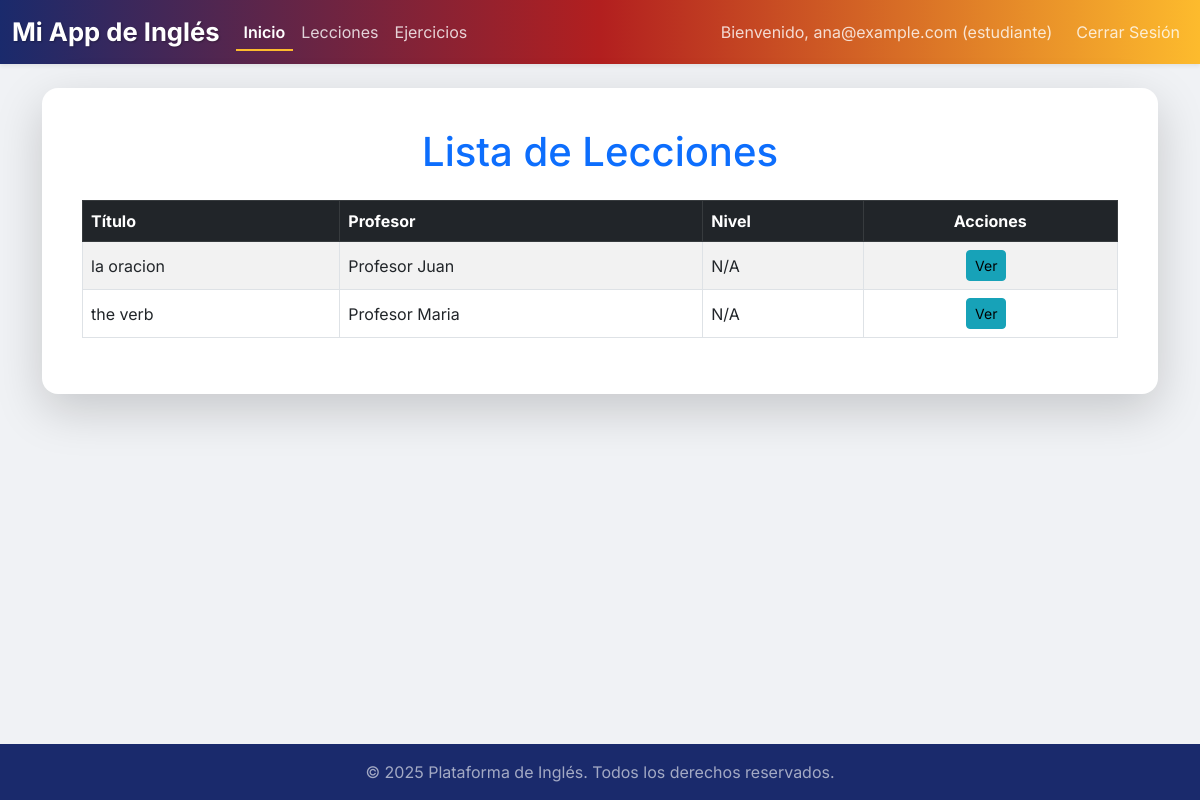
The app's page /lecciones_web (signed in) with its own data.
### app.py (models this page shows, shortened)
class BaseModel(db.Model):
    __abstract__ = True # Indica que esta clase es abstracta y no se mapeará a una tabla
    @classmethod
    def get_all(cls):
        return cls.query.all()

class Leccion(BaseModel):
    __tablename__ = 'lecciones'
    id_leccion = db.Column(db.Integer, primary_key=True)
    id_profesor = db.Column(db.Integer, db.ForeignKey('profesores.id_profesor', ondelete='CASCADE'), nullable=False)
    titulo = db.Column(db.String(200), nullable=False)
    contenido = db.Column(db.Text, nullable=False)
    video = db.Column(db.String(255), nullable=True) # URL de video
    id_nivel = db.Column(db.Integer, db.ForeignKey('niveles.id_nivel', ondelete='SET NULL'), nullable=True)
    ejercicios = db.relationship('Ejercicio', backref='leccion', lazy=True, cascade="all, delete-orphan")

class Usuario(BaseModel):
    __tablename__ = 'usuarios'
    id_usuario = db.Column(db.Integer, primary_key=True)
    nombre = db.Column(db.String(100), nullable=False)
    email = db.Column(db.String(120), unique=True, nullable=False)
    contrasena_hash = db.Column(db.String(255), nullable=False)
    rol = db.Column(db.String(50), nullable=False) # 'admin', 'profesor', 'estudiante'
    fecha_registro = db.Column(db.DateTime, default=datetime.datetime.now)
    activo = db.Column(db.Boolean, default=True)
    estudiante_rel = db.relationship('Estudiante', backref='usuario', uselist=False, lazy=True, cascade="all, delete-orphan")
    profesor_rel = db.relationship('Profesor', backref='usuario', uselist=False, lazy=True, cascade="all, delete-orphan")

### app.py (the view)
@app.route('/lecciones_web')
@login_required
def lecciones_web():
    lecciones = Leccion.get_all()
    return render_template('lecciones.html', lecciones=lecciones)

### app.py (called while the page is built)
def login_required(f):
    @wraps(f)
    def decorated_function(*args, **kwargs):
        if 'user_id' not in session:
            flash('Necesitas iniciar sesión para acceder a esta página.', 'warning')
            return redirect(url_for('login'))
        return f(*args, **kwargs)
    return decorated_function

### templates/lecciones.html (shortened to what this page needs)
{% extends "base.html" %}
{% block content %}
    <div class="card p-4 shadow-lg border-0 rounded-4">
        <div class="card-body">
            <h1 class="text-center mb-4 text-primary">Lista de Lecciones</h1>
            <div class="table-responsive">
                <table class="table table-striped table-hover table-bordered align-middle">
                    <thead class="table-dark">
                        <tr>
                            <th scope="col">Título</th>
                            <th scope="col">Profesor</th>
                            <th scope="col">Nivel</th>
                            <th scope="col" class="text-center">Acciones</th>
                        </tr>
                    </thead>
                    <tbody>
                        {% for leccion in lecciones %}
                        <tr>
                            <td>{{ leccion.titulo }}</td>
                            <td>{{ leccion.profesor.usuario.nombre if leccion.profesor else 'N/A' }}</td>
                            <td>{{ leccion.nivel.niveles if leccion.nivel else 'N/A' }}</td>
                            <td>
                                <div class="d-flex justify-content-center">
                                    <a href="{{ url_for('ver_leccion_web', id_leccion=leccion.id_leccion) }}" class="btn btn-info btn-sm me-2">Ver</a>
                                </div>
                            </td>
                        </tr>
                        {% else %}
                        <tr>
                            <td colspan="4" class="text-center text-muted py-3">No hay lecciones registradas.</td>
                        </tr>
                        {% endfor %}
                    </tbody>
                </table>
            </div>
        </div>
    </div>
{% endblock %}

### static/css/style.css (style rules this page uses)
body { font-family: 'Inter', sans-serif; background-color: #f0f2f5; color: #333; min-height: 100vh; display: flex; flex-direction: column; }
.card { border: none; border-radius: 0.75rem; box-shadow: 0 0.5rem 1rem rgba(0, 0, 0, 0.1); transition: transform 0.2s ease-in-out; }
.btn-info { background-color: #17a2b8; border-color: #17a2b8; }

### records on screen
Leccion: titulo "la oracion", profesor.usuario "Profesor Juan", nivel "N/A"
Leccion: titulo "the verb", profesor.usuario "Profesor Maria", nivel "N/A"

### other values on screen
{{ session.get('user_email') }} "ana@example.com"
{{ session.get('user_rol') }} "estudiante"
